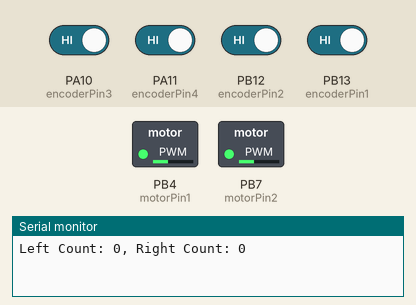
This sketch was run on a simulated STM32 Blue Pill. Parts: switched loads named in the sketch (green lamp = pin HIGH), the last lines printed to the serial monitor. The test bench sets the inputs (shaded band); at power-on: PA10 (encoderPin3), PA11 (encoderPin4), PB12 (encoderPin2), PB13 (encoderPin1) HIGH.

Above: at 0.05 s.
At 1.6 s:
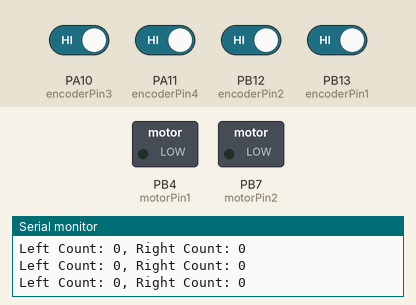
Timing chart, 0 to 3.1 s (numbered marks = the images above):
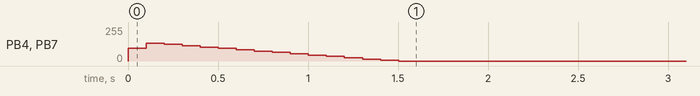

The sketch:

enc_mot.ino
```cpp
int encoderPin1 = PB13; // Encoder Output 'A' must be connected to interrupt pin of Arduino.
int encoderPin2 = PB12; // Encoder Output 'B' must be connected to interrupt pin of Arduino.
int encoderPin3 = PA10; // Encoder Output 'A' must be connected to interrupt pin of Arduino.
int encoderPin4 = PA11; // Encoder Output 'B' must be connected to interrupt pin of Arduino.

int right_count = 0;
int left_count = 0;

// Motor control pins
int motorPin1 = PB4; // Replace with your actual motor control pins
int motorPin2 = PB7; // Replace with your actual motor control pins

// Constants for control
int desiredCount = 1000; // Desired encoder count for forward motion
double Kp = 0.1; // Proportional gain
double Ki = 0.01; // Integral gain
double Kd = 0.05; // Derivative gain
double prevError = 0;
double integral = 0;

void setup() {
  Serial.begin(115200); // Initialize serial communication

  pinMode(encoderPin1, INPUT_PULLUP);
  pinMode(encoderPin2, INPUT_PULLUP);
  pinMode(encoderPin3, INPUT_PULLUP);
  pinMode(encoderPin4, INPUT_PULLUP);

  attachInterrupt(digitalPinToInterrupt(encoderPin1), updateEncoder_left, FALLING);
  attachInterrupt(digitalPinToInterrupt(encoderPin2), updateEncoder_left, FALLING);
  attachInterrupt(digitalPinToInterrupt(encoderPin3), updateEncoder_right, FALLING);
  attachInterrupt(digitalPinToInterrupt(encoderPin4), updateEncoder_right, FALLING);

  pinMode(motorPin1, OUTPUT);
  pinMode(motorPin2, OUTPUT);

  // Initialize motor control pins (set one HIGH and the other LOW to make the robot move forward)
  digitalWrite(motorPin1, HIGH);
  digitalWrite(motorPin2, LOW);
}

void loop() {
  // Calculate error for both encoders
  int leftError = desiredCount - left_count;
  int rightError = desiredCount - right_count;

  // Calculate integral and derivative terms
  integral += (leftError + rightError) / 2.0;
  double derivative = (leftError + rightError) / 2.0 - prevError;

  // Calculate motor speed adjustments based on PID control
  double leftSpeed = Kp * leftError + Ki * integral + Kd * derivative;
  double rightSpeed = Kp * rightError + Ki * integral + Kd * derivative;

  // Apply motor speed adjustments to achieve forward motion
  analogWrite(motorPin1, constrain(255 - leftSpeed, 0, 255));
  analogWrite(motorPin2, constrain(255 - rightSpeed, 0, 255));

  // Update previous error for the next iteration
  prevError = (leftError + rightError) / 2.0;

  Serial.print("Left Count: ");
  Serial.print(left_count);
  Serial.print(", Right Count: ");
  Serial.println(right_count);
  delay(100);
}

void updateEncoder_left() {
  left_count++;
}

void updateEncoder_right() {
  right_count++;
}
```

Measured:
- by itself, PB4 (motorPin1), PB7 (motorPin2): rises from 0/255 to 135/255 in 0.10 s, then falls to 0/255 in 1.4 s
